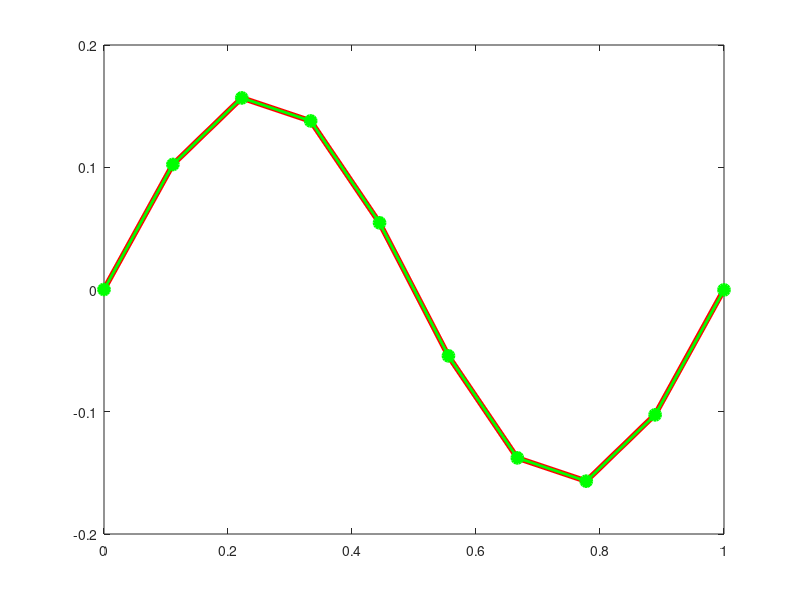

MATLAB code to generate this figure:
%==========================================================================
% FEM solution of bvp: d^2/dx^2u + 4pi^2u = 0; u(0) = 0; du/dx(1) = 1 using
% quadratic 1D quadratic elements
% See also http://www.particleincell.com/blog/2012/finite-element-examples
%==========================================================================
clear all
close all
% Store coordinates in p===================================================
p=linspace(0,1,10)';
% Connectivity
t=[1 2
2 3
3 4
4 5
5 6
6 7
7 8
8 9
9 10];
%==========================================================================
TotalNumberOfNodes=size(p,1);
NumberOfElements=size(t,1);
% c(x), f(x) en lambda
c=@(x)1*ones(size(x));
f=@(x)0*ones(size(x));
labda=4*pi^2;
%========================================================================== 
% Quadratic elements contain 3 nodes per segment: add nodes in the middle
% of eacht segment
TotalNumberOfNodes=size(p,1);
NumberOfElements=size(t,1);
S=zeros(TotalNumberOfNodes);
counter=TotalNumberOfNodes+1;
for e=1:NumberOfElements
    nodes=t(e,:); 
    if (S(nodes(1),nodes(2))==0)
        S(nodes(1),nodes(2))=counter;
        S(nodes(2),nodes(1))=counter;
        p(counter,:)=mean(p([nodes(1) nodes(2)],:));
        counter=counter+1;
    end    
    t(e,3)=S(nodes(1),nodes(2));
end
% Update===================================================================
TotalNumberOfNodes=size(p,1);
NumberOfElements=size(t,1); 
% Initialisation of K, M and F=============================================
K=zeros(TotalNumberOfNodes); 
M=zeros(TotalNumberOfNodes); 
F=zeros(TotalNumberOfNodes,1); 
%==========================================================================
% lambda, lambda * two outer nodecoordinates yields integrationpoints
lambda=1/2*[
    1-1/sqrt(3) 1+1/sqrt(3);
    1+1/sqrt(3) 1-1/sqrt(3)];
% weights of Gaussian quadrature
w_Omega(1:2,1)=1;
hold on
% Loop over all elements
for e=1:NumberOfElements
    nodes=t(e,:); 
    % 3 by 3 matrix with rows: [ones;x;x^2]
    P=[ones(1,3);p(nodes,:)';p(nodes,1)'.^2];
    length=norm(diff(p(nodes([1:2]),:)));
    % Determine the two coordinates of the integration points on the 
    % edge of the element belonging to the Neuman boundary
    ip=lambda*p(nodes([1:2]),:);
    % plot integration points
    % plot(ip,0,'ko','MarkerSize',5,'MarkerFaceColor','y');
    % 3 by 2 matrix with rows: [ones;x;x^2] of two integration points
    I=[ones(1,2);ip';ip(:,1)'.^2];
    Phi=P\I;
    %========================================================================
    Ix=[zeros(1,2);ones(1,2);ip(:,1)'*2];
    diffI=Ix;
    diffPhi=P\diffI;
    %========================================================================
    cvalue=c(ip);
    fvalue=f(ip);
    Ke=zeros(size(P));
    Me=zeros(size(P));
    Fe_Omega=zeros(size(P,2),1);
    % Integrate and compute element stiffness matrix (3 by 3, 3 nodes)
    for i=1:size(Phi,2) 
        Ke=Ke+w_Omega(i)*cvalue(i)*diffPhi(:,i)*diffPhi(:,i)'*length/2;
        Me=Me+w_Omega(i)*Phi(:,i)*Phi(:,i)'*length/2;
        Fe_Omega=Fe_Omega+w_Omega(i)*fvalue(i)*Phi(:,i)*length/2;
    end
    % Assembly
    K(nodes,nodes)=K(nodes,nodes)+Ke;
    M(nodes,nodes)=M(nodes,nodes)+Me;
    F(nodes)=F(nodes)+Fe_Omega; 
end
% Proces Neumann boundary==================================================
F(10)=F(10)+c(1)*1;
% Proces Dirichlet boundary================================================
K(1,:)=0;
K(1,1)=1;
M(1,:)=0;
M(1,1)=1;
% Set the Dirichlet boundary (r.h.s.: value of fixed displament)===========
F(1)=0;
% Solve system=============================================================
U=(K-labda*M)\F;
% plot exact and FEM solution==============================================
box on
plot(p(1:10),1/2*sin(2*pi*p(1:10))/pi,'r','Linewidth',4)
plot(p(1:10),U(1:10),'o-g','Linewidth',2,'MarkerSize',8,'MarkerFaceColor','g');
